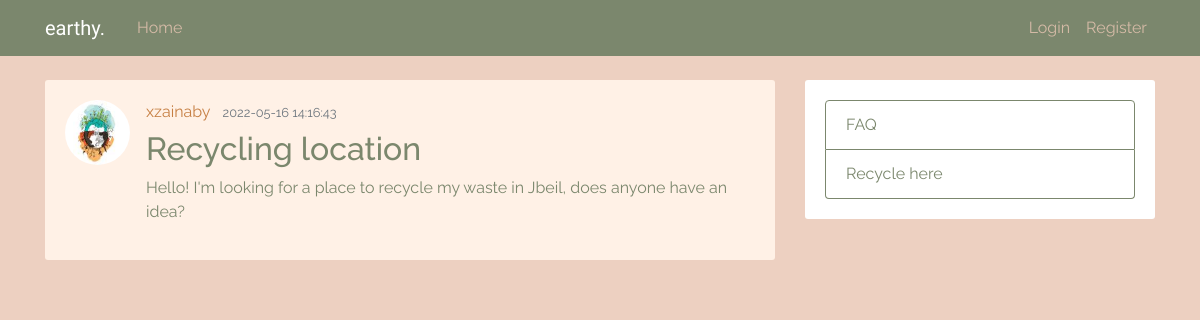
/post/1, run on the app's committed database.
### earthy/models.py (models this page shows, shortened)
class User(db.Model, UserMixin):
    id = db.Column(db.Integer, primary_key=True)
    email = db.Column(db.String(150), unique=True, nullable=False)
    username = db.Column(db.String(20), unique=True, nullable=False)
    image_file = db.Column(db.String(20), nullable=False,
                           default='default.png')
    members = db.Column(db.Integer)
    password = db.Column(db.String(60), nullable=False)
    score=db.Column(db.Integer)
    posts = db.relationship('Post', backref='author', lazy=True)
    comments = db.relationship('Comment', backref='user', passive_deletes=True)
    plastics = db.relationship('Plastic', backref='user', passive_deletes=True)

class Post(db.Model):
    id = db.Column(db.Integer, primary_key=True)
    title = db.Column(db.String(100), nullable=False)
    date_created = db.Column(db.DateTime(timezone=True), default=func.now())
    content = db.Column(db.Text, nullable=False)
    user_id = db.Column(db.Integer, db.ForeignKey('user.id', ondelete="CASCADE"), nullable=False)
    comments = db.relationship('Comment', backref='post', passive_deletes=True)

### earthy/posts/routes.py (the view)
@posts.route("/post/<int:post_id>")
def post(post_id):
    post = Post.query.get_or_404(post_id)
    return render_template('post.html', post=post)

### earthy/templates/post.html (shortened to what this page needs)
{% extends "base.html" %} {% block content %}
<article class="media content-section background">
  <img
    class="rounded-circle article-img"
    src="{{ url_for('static', filename='profile_pics/' + post.author.image_file) }}"
  />
  <div class="media-body">
    <div class="article-metadata">
      <a
        class="mr-2"
        href="{{ url_for('users.user_posts', username=post.author.username) }}"
        >{{ post.author.username }}</a
      >
      <small class="text-muted">{{ post.date_created }}</small>
    </div>
    <h2 class="article-title">{{ post.title }}</h2>
    <p class="article-content">{{ post.content }}</p>
  </div>
</article>
{% endblock content %}

### earthy/static/style.css (style rules this page uses)
:root { --lightpink: #eac6b4d0; --darkpink: #c67f43; --mediumgreen: #b7b7a4; --mediumpink: #e6b095; --darkgreen: #7b876d; --beige: #fff1e6; --lightgreen:#d7d7c3b2; }
* { font-family: 'Raleway', sans-serif; }
body { background-color: var(--lightpink); margin-top: 5rem; }
h1, h2, h3, h4, h5, h6 { color: var(--darkpink); }
.content-section { background-color: white; padding: 20px; border-radius: 3px; margin-bottom: 20px; color: var(--darkgreen); }
.background { background-color: var(--beige); }
.article-title { color: var(--darkgreen); }
.article-content { white-space: pre-line; }
.article-img { height: 65px; width: 65px; margin-right: 16px; }
.article-metadata { padding-bottom: 1px; margin-bottom: 4px; border-bottom: 1px solid var(--beige) }
.mr-2 { color: var(--darkpink); }

### data on the page
User: image_file (picture), author.username "xzainaby"
Post: date_created "2022-05-16 14:16:43", title "Recycling location", content "Hello! I'm looking for a place to recycle my waste in Jbeil, does anyone have an idea?"
